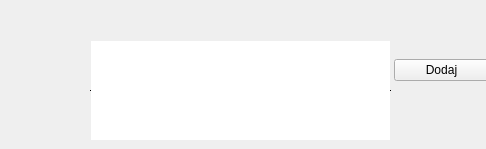
<?xml version="1.0" encoding="UTF-8"?>
<ui version="4.0">
 <class>ShowWidget</class>
 <widget class="QWidget" name="ShowWidget">
  <property name="geometry">
   <rect>
    <x>0</x>
    <y>0</y>
    <width>486</width>
    <height>149</height>
   </rect>
  </property>
  <property name="sizePolicy">
   <sizepolicy hsizetype="Fixed" vsizetype="Fixed">
    <horstretch>0</horstretch>
    <verstretch>0</verstretch>
   </sizepolicy>
  </property>
  <property name="windowTitle">
   <string>Form</string>
  </property>
  <widget class="QWidget" name="horizontalLayoutWidget">
   <property name="geometry">
    <rect>
     <x>89</x>
     <y>0</y>
     <width>301</width>
     <height>31</height>
    </rect>
   </property>
   <layout class="QHBoxLayout" name="horizontalLayout_2">
    <item>
     <widget class="QLabel" name="label_title">
      <property name="text">
       <string/>
      </property>
     </widget>
    </item>
    <item>
     <widget class="QLabel" name="label_type">
      <property name="text">
       <string/>
      </property>
      <property name="alignment">
       <set>Qt::AlignCenter</set>
      </property>
     </widget>
    </item>
    <item>
     <widget class="QLabel" name="label_date">
      <property name="text">
       <string/>
      </property>
      <property name="alignment">
       <set>Qt::AlignCenter</set>
      </property>
     </widget>
    </item>
    <item>
     <widget class="QLabel" name="label_rating">
      <property name="text">
       <string/>
      </property>
      <property name="alignment">
       <set>Qt::AlignCenter</set>
      </property>
     </widget>
    </item>
   </layout>
  </widget>
  <widget class="QLabel" name="label_pic">
   <property name="geometry">
    <rect>
     <x>4</x>
     <y>10</y>
     <width>81</width>
     <height>131</height>
    </rect>
   </property>
   <property name="text">
    <string/>
   </property>
  </widget>
  <widget class="QWidget" name="horizontalLayoutWidget_2">
   <property name="geometry">
    <rect>
     <x>394</x>
     <y>0</y>
     <width>95</width>
     <height>141</height>
    </rect>
   </property>
   <layout class="QHBoxLayout" name="horizontalLayout_3">
    <item>
     <widget class="QPushButton" name="pushButton_add">
      <property name="text">
       <string>Dodaj</string>
      </property>
     </widget>
    </item>
   </layout>
  </widget>
  <widget class="QPlainTextEdit" name="plainTextEdit_description">
   <property name="enabled">
    <bool>true</bool>
   </property>
   <property name="geometry">
    <rect>
     <x>90</x>
     <y>40</y>
     <width>301</width>
     <height>101</height>
    </rect>
   </property>
   <property name="frameShape">
    <enum>QFrame::HLine</enum>
   </property>
   <property name="frameShadow">
    <enum>QFrame::Plain</enum>
   </property>
   <property name="readOnly">
    <bool>true</bool>
   </property>
   <property name="textInteractionFlags">
    <set>Qt::NoTextInteraction</set>
   </property>
  </widget>
 </widget>
 <resources/>
 <connections/>
</ui>
